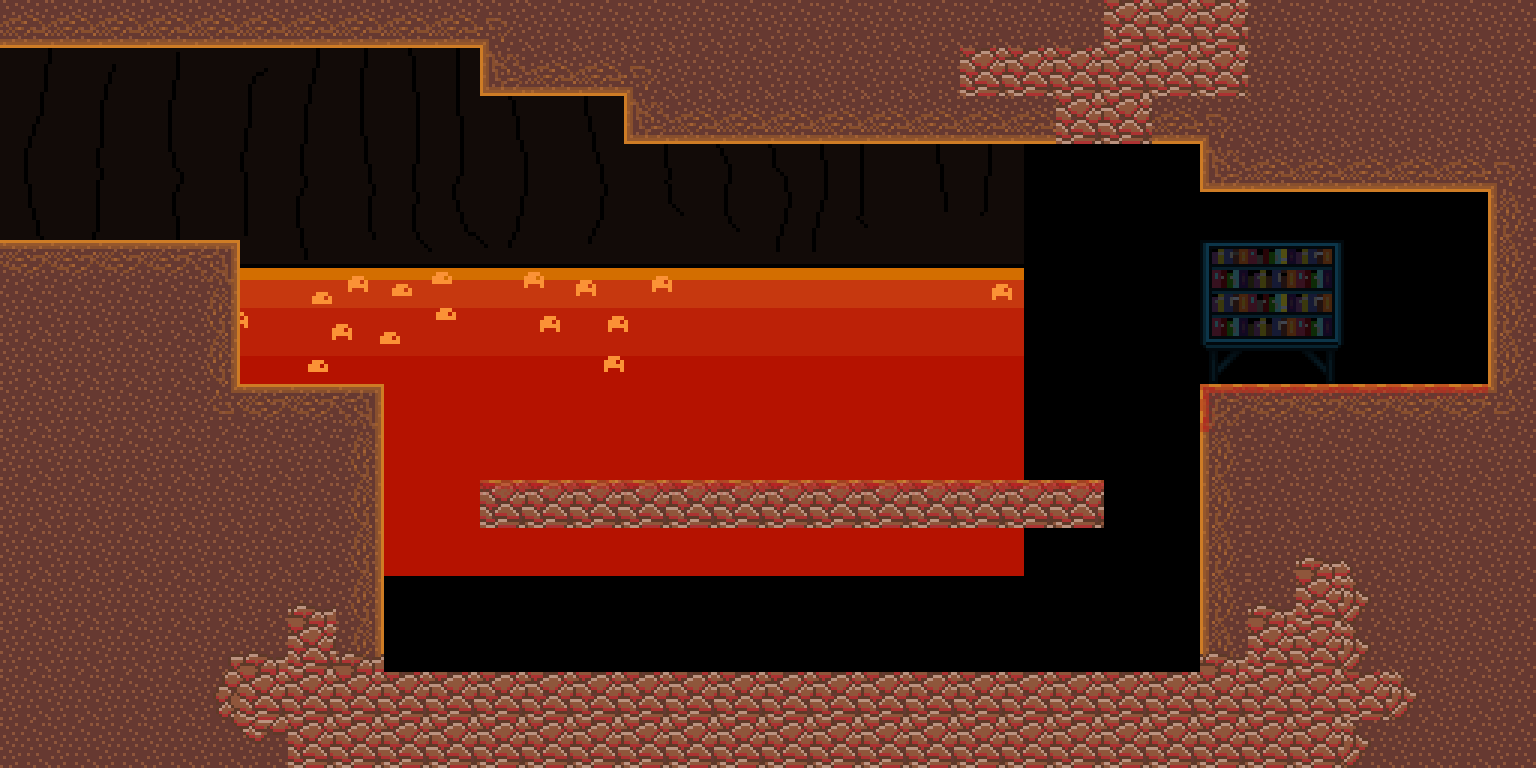

A level layout from a 2D game, rendered from its tile map. Below: a short description, then the map file with tile-grid data replaced by summaries:
An orthogonal 32x16 tile map with 48x48 px tiles, 2 tile layers (back_tiles, front), 3 tilesets, 1 image layer and 16 objects (2x EnemyCoalJumper, SpawnPoint, ManaChargePickup, HazardLava, Portal).

<map version="1.10" tiledversion="1.11.0" orientation="orthogonal" renderorder="right-down" width="32" height="16" tilewidth="48" tileheight="48" infinite="0" nextlayerid="20" nextobjectid="159">
 <tileset firstgid="1" name="tileset01" tilewidth="48" tileheight="48" tilecount="176" columns="16">
  <image source="../tilesets/tileset01.png" width="768" height="528" />
 </tileset>
 <tileset firstgid="177" name="tileset02" tilewidth="48" tileheight="48" tilecount="121" columns="11">
  <image source="../tilesets/tileset02.png" width="528" height="528" />
 </tileset>
 <tileset firstgid="298" name="objects" tilewidth="48" tileheight="48" tilecount="64" columns="8">
  <image source="../tilesets/objects.png" width="384" height="384" />
 </tileset>
 <imagelayer id="17" name="Image Layer 1">
  <image source="../Backgrounds/fire_back.png" width="1024" height="576" />
  <properties>
   <property name="depth" type="int" value="3000" />
   <property name="parallax_x" type="float" value="0" />
   <property name="parallax_y" type="float" value="0" />
   <property name="repeat_y" type="bool" value="true" />
  </properties>
 </imagelayer>
 <imagelayer id="18" name="Image Layer 2">
  <image source="Backgrounds/fire_far.png" width="1024" height="576" />
  <properties>
   <property name="depth" type="int" value="2900" />
   <property name="parallax_x" type="float" value="0.2" />
   <property name="parallax_y" type="float" value="0.8" />
   <property name="repeat_y" type="bool" value="false" />
  </properties>
 </imagelayer>
 <imagelayer id="19" name="Image Layer 3">
  <image source="Backgrounds/fire_front.png" width="1024" height="576" />
  <properties>
   <property name="depth" type="int" value="2800" />
   <property name="parallax_x" type="float" value="0.3" />
   <property name="parallax_y" type="float" value="0.9" />
   <property name="repeat_y" type="bool" value="false" />
  </properties>
 </imagelayer>
 <layer id="11" name="back_tiles" width="32" height="16">
  <properties>
   <property name="depth" type="int" value="1000" />
   <property name="tileset" type="int" value="1" />
  </properties>
  <data>[512 cells, 266 non-empty, 12 distinct tile ids]</data>
 </layer>
 <layer id="12" name="front" width="32" height="16">
  <properties>
   <property name="depth" type="int" value="900" />
   <property name="tileset" type="int" value="1" />
  </properties>
  <data>[512 cells, 43 non-empty, 18 distinct tile ids]</data>
 </layer>
 <objectgroup color="#ffaa00" id="16" name="spawnpoints">
  <object id="35" type="SpawnPoint" x="0" y="48" width="48" height="48">
   <properties>
    <property name="id" type="int" value="0" />
   </properties>
  </object>
 </objectgroup>
 <objectgroup id="14" name="objects">
  <object id="155" type="EnemyCoalJumper" x="624" y="432" width="48" height="48">
   <properties>
    <property name="color" type="int" value="0" />
   </properties>
  </object>
  <object id="156" type="EnemyCoalJumper" x="768" y="432" width="48" height="48">
   <properties>
    <property name="color" type="int" value="0" />
   </properties>
  </object>
  <object id="157" type="ManaChargePickup" x="1344" y="288" width="48" height="48">
   <properties>
    <property name="id" type="int" value="3" />
    <property name="lore" type="int" value="8" />
    <property name="text" value="we need you to save us" />
   </properties>
  </object>
  <object id="158" type="HazardLava" x="384" y="576" width="816" height="96">
   <properties>
    <property name="color" type="int" value="0" />
   </properties>
  </object>
 </objectgroup>
 <objectgroup color="#0000ff" id="13" name="walls">
  <properties>
   <property name="isWallLayer" type="bool" value="true" />
  </properties>
  <object id="54" x="0" y="240" width="240" height="528" />
  <object id="96" x="0" y="0" width="480" height="48" />
  <object id="103" x="1200" y="384" width="336" height="384" />
  <object id="104" x="624" y="0" width="864" height="144" />
  <object id="119" x="1200" y="144" width="288" height="48" />
  <object id="136" x="240" y="384" width="144" height="384" />
  <object id="137" x="384" y="672" width="816" height="96" />
  <object id="141" x="480" y="480" width="624" height="48" />
  <object id="142" x="1488" y="0" width="48" height="384" />
  <object id="143" x="480" y="0" width="144" height="96" />
 </objectgroup>
 <objectgroup color="#00ff00" id="15" name="doors">
  <object id="19" type="Portal" x="-96" y="48" width="48" height="192">
   <properties>
    <property name="horizontal" type="bool" value="false" />
    <property name="id_point" type="int" value="2" />
    <property name="id_room" type="int" value="8" />
   </properties>
  </object>
 </objectgroup>
</map>
